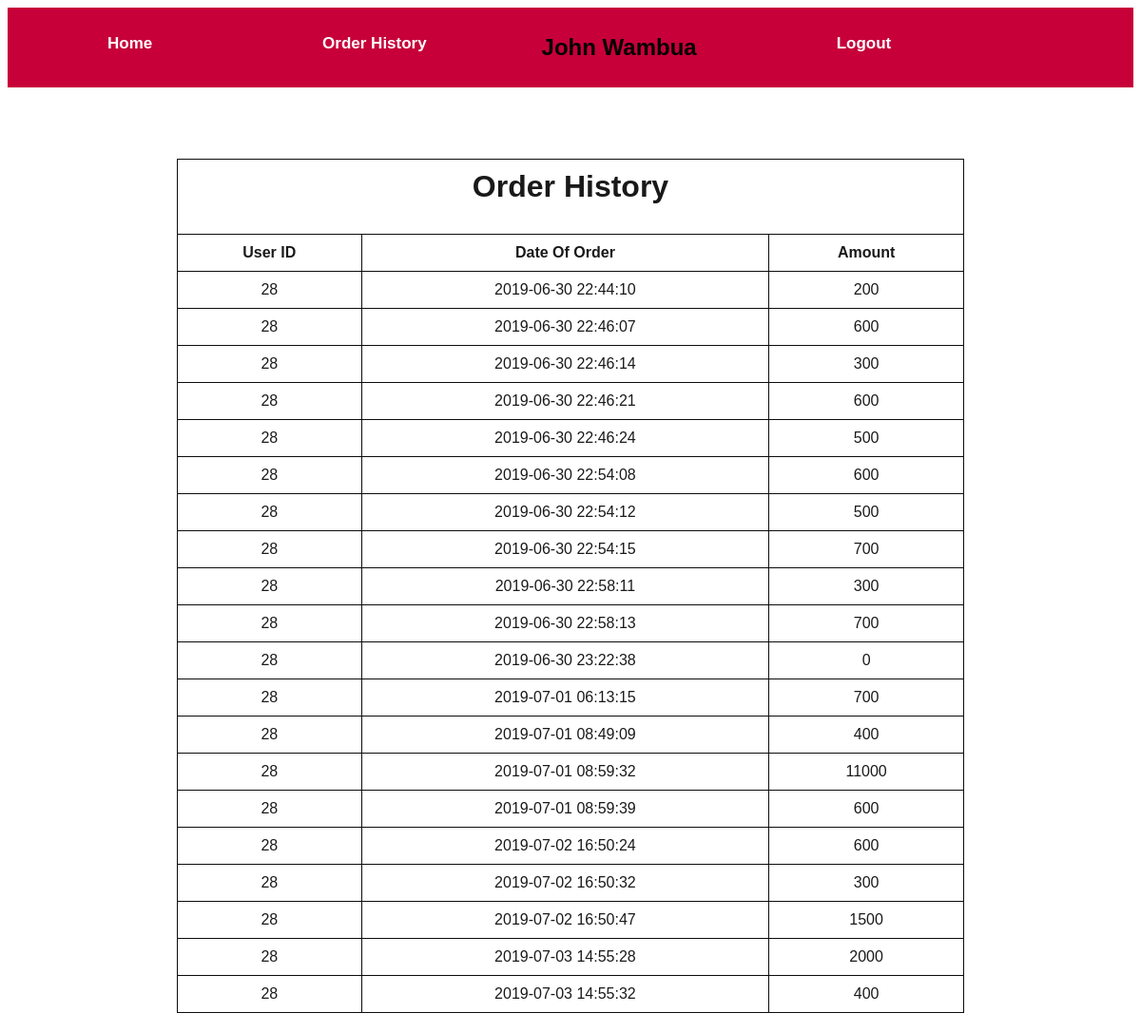
The page /orderHistory.php (signed in) on the database its author committed.
### tables this page shows
CREATE TABLE `orders` (
  `id` int(100) NOT NULL,
  `user_id` int(100) NOT NULL,
  `date_created` datetime NOT NULL DEFAULT CURRENT_TIMESTAMP,
  `amount` varchar(100) NOT NULL,
  `status` varchar(100) NOT NULL DEFAULT '0'
);

### functions.php (called while the page is built, shortened)
<?php
   function Connection(){
     $servername="localhost";
	 $username="root";
	 $password="";
	 $dbname="foodtypes";
	 $conn=new mysqli($servername,$username,$password,$dbname);
	 return $conn;
  }
	 function viewData($sql){
		 $conn=Connection();
		 $result = $conn->query($sql) or die($conn->error);
		 $rowdata=array();
		 while($row=$result->fetch_assoc()){
			 $rowdata[]=$row;
		 }
		 return $rowdata;
	 }
?>

### orderHistory.php (the view, shortened to what this page needs)
<html>
<head>
		  </head>
		  <body>
		  <?php
   $userName= $_SESSION["username"];
   ?>
<div id="navigation">
      <a href="CartN.php"><b>Home</a><b>
	  <a href="orderHistory.php"><b>Order History</a><b>
	   <a href="#"><b> <?php echo"<div style='text-align:center;font-size:24px;font-weight:bold;color:black;'>$userName</div>"; ?></a><b>
      <a href="logout.php"><b>Logout</a><b>
</div>
<table align="center">
      <tr>
	  <br><br><br><br><br>
	        <td id="head" colspan="4"><h1>Order History</h1></td>
	  </tr>
      <tr>
	       <th>User ID</th>
	       <th>Date Of Order</th>
		   <th>Amount</th>
	  </tr>
<?php
require('functions.php');
   $userId= $_SESSION["id"];
$sql ="SELECT user_id,date_created,amount FROM orders Where user_id='$userId'";
	$row=viewData($sql);
	$rowLength=count($row);
	for($i=0;$i<$rowLength;$i++){
		$user_id= $row[$i]["user_id"];
		$date =$row[$i]["date_created"];
        $amt=$row[$i]["amount"];
		echo"<tr>
		       <td>$user_id</td>
		       <td>$date</td>
			   <td>$amt</td>
			   </tr>";
	}
?>
</table>
<br>
</body>
</html>

### orderHistory.php (style rules this page uses)
body { font-family:sans-serif; font-size:11px; }
table { width:70%; }
table,th,td { border:1px solid black; border-collapse:collapse; opacity:0.95; }
th,td { padding:10px; text-align:center; }
#navigation { width: 100%; background-color: #C70039; overflow: auto; }
#navigation a { float: left; padding:28px; color: white; text-decoration: none; font-size: 17px; width: 17%; text-align: center; }

### rows shown on the page
orders: user "28", date_created "2019-06-30 22:44:10", amount "200"
orders: user "28", date_created "2019-06-30 22:46:07", amount "600"
orders: user "28", date_created "2019-06-30 22:46:14", amount "300"
orders: user "28", date_created "2019-06-30 22:46:21", amount "600"
orders: user "28", date_created "2019-06-30 22:46:24", amount "500"
orders: user "28", date_created "2019-06-30 22:54:08", amount "600"
orders: user "28", date_created "2019-06-30 22:54:12", amount "500"
orders: user "28", date_created "2019-06-30 22:54:15", amount "700"
orders: user "28", date_created "2019-06-30 22:58:11", amount "300"
orders: user "28", date_created "2019-06-30 22:58:13", amount "700"
orders: user "28", date_created "2019-06-30 23:22:38", amount "0"
orders: user "28", date_created "2019-07-01 06:13:15", amount "700"
orders: user "28", date_created "2019-07-01 08:49:09", amount "400"
orders: user "28", date_created "2019-07-01 08:59:32", amount "11000"
orders: user "28", date_created "2019-07-01 08:59:39", amount "600"
orders: user "28", date_created "2019-07-02 16:50:24", amount "600"
orders: user "28", date_created "2019-07-02 16:50:32", amount "300"
orders: user "28", date_created "2019-07-02 16:50:47", amount "1500"
orders: user "28", date_created "2019-07-03 14:55:28", amount "2000"
orders: user "28", date_created "2019-07-03 14:55:32", amount "400"

### other values the page prints
$userName "John Wambua"
